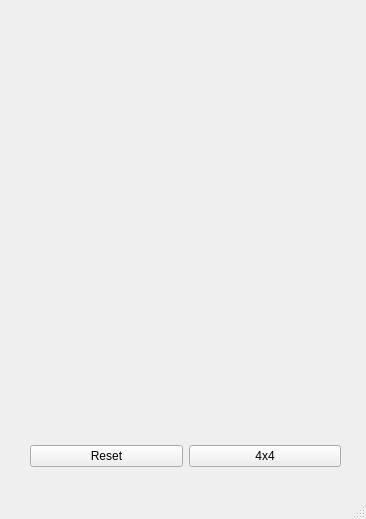
<?xml version="1.0" encoding="UTF-8"?>
<ui version="4.0">
 <class>MainWindow</class>
 <widget class="QMainWindow" name="MainWindow">
  <property name="geometry">
   <rect>
    <x>0</x>
    <y>0</y>
    <width>366</width>
    <height>519</height>
   </rect>
  </property>
  <property name="windowTitle">
   <string>Tic Tac Toe</string>
  </property>
  <widget class="QWidget" name="centralwidget">
   <widget class="QWidget" name="verticalLayoutWidget">
    <property name="geometry">
     <rect>
      <x>30</x>
      <y>40</y>
      <width>311</width>
      <height>427</height>
     </rect>
    </property>
    <layout class="QVBoxLayout" name="verticalLayout">
     <item>
      <widget class="QLabel" name="gameStatus">
       <property name="maximumSize">
        <size>
         <width>300</width>
         <height>16777215</height>
        </size>
       </property>
       <property name="cursor">
        <cursorShape>ArrowCursor</cursorShape>
       </property>
       <property name="text">
        <string/>
       </property>
       <property name="alignment">
        <set>Qt::AlignmentFlag::AlignCenter</set>
       </property>
      </widget>
     </item>
     <item>
      <widget class="QStackedWidget" name="stackedWidget">
       <property name="minimumSize">
        <size>
         <width>300</width>
         <height>360</height>
        </size>
       </property>
       <property name="maximumSize">
        <size>
         <width>300</width>
         <height>360</height>
        </size>
       </property>
       <property name="currentIndex">
        <number>1</number>
       </property>
       <widget class="QWidget" name="page"/>
       <widget class="QWidget" name="page_2"/>
      </widget>
     </item>
     <item>
      <layout class="QHBoxLayout" name="horizontalLayout">
       <item>
        <widget class="QPushButton" name="resetButton">
         <property name="cursor">
          <cursorShape>PointingHandCursor</cursorShape>
         </property>
         <property name="text">
          <string>Reset</string>
         </property>
        </widget>
       </item>
       <item>
        <widget class="QPushButton" name="changeButton">
         <property name="text">
          <string>4x4</string>
         </property>
        </widget>
       </item>
      </layout>
     </item>
    </layout>
   </widget>
  </widget>
  <widget class="QMenuBar" name="menubar">
   <property name="geometry">
    <rect>
     <x>0</x>
     <y>0</y>
     <width>366</width>
     <height>25</height>
    </rect>
   </property>
  </widget>
  <widget class="QStatusBar" name="statusbar"/>
 </widget>
 <resources/>
 <connections/>
</ui>
